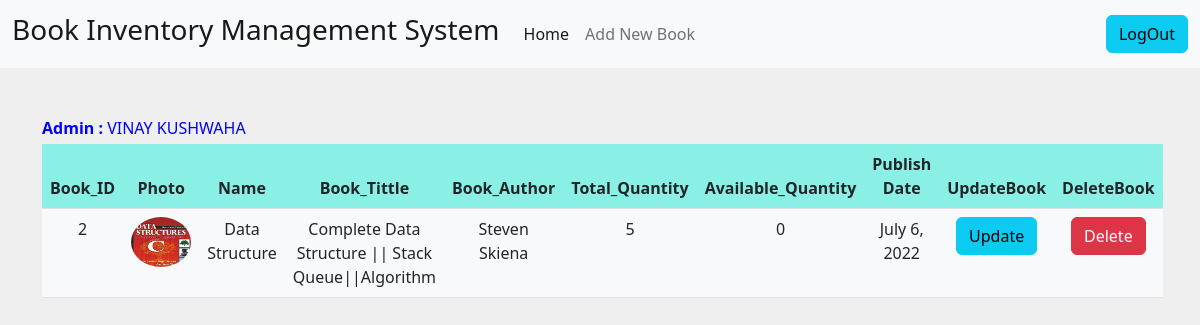
/outstock/ (signed in), run on the app's committed database.
### account/models.py (models this page shows, shortened)
class User(AbstractBaseUser,PermissionsMixin):
    name=models.CharField(max_length=50,null=True,blank=True)
    email=models.EmailField(max_length=50,unique=True,blank=False,null=False)
    mobile=models.CharField(max_length=10,blank=True,null=True)
    status = models.BooleanField(default=True)
    is_staff = models.BooleanField(default=False)
    is_active = models.BooleanField(default=True)
    USERNAME_FIELD = 'email'
    REQUIRED_FIELDS = []
    objects = CustomerUserManager()

class Book(models.Model):
    book_name = models.CharField(max_length=100,blank=True,null=True)
    book_photo = models.ImageField(upload_to='image/',blank=True, null=True)
    book_title = models.CharField(max_length=300,blank=True,null=True)
    book_author = models.CharField(max_length=100,blank=False, null=False)
    publish_date = models.DateField(default=datetime.date.today())
    total_quantity = models.BigIntegerField()
    available_quantity = models.BigIntegerField(blank=True,null=True)

### account/views.py (the view)
# urls.py: path("outstock/", library_OutStock, name="outstock"),
def library_OutStock(request):
    if request.user.is_authenticated:
        data = Book.objects.filter(available_quantity__lte=0)
        return render(request,'account/listout.html',{'data':data})
    else:
        return HttpResponse("<h2>Only Authenticated OutStock Store Book</h2><a href='/store'>back to home</a>")

### account/templates/account/listout.html (shortened to what this page needs)
{% extends 'account/base.html' %}
{% block body %}
<nav class="navbar navbar-expand-lg navbar-light bg-light">
    <div class="container-fluid">
      <a class="navbar-brand" href="#"><h3>Book Inventory Management System</h3></a>
      <div class="collapse navbar-collapse" id="navbarSupportedContent">
        <ul class="navbar-nav me-auto mb-2 mb-lg-0">
          <li class="nav-item">
            <a class="nav-link active" aria-current="page" href="{% url 'store'%}">Home</a>
          </li>
          <li class="nav-item">
            <a class="nav-link" href="{% url 'addbook' %}">Add New Book</a>
          </li>
        </ul>
        <a class="nav-link" href="{% url 'logout'%}"><button class=" btn btn-info ms-5">LogOut</button></a>
      </div>
    </div>
  </nav>
<div class="container mt-5">
    <table class="table bg-light">
        <label class=" mb-1 table table-hover" style='color:blue;'><b>Admin : </b>{{request.user.name}}</label>
        <thead style="background-color:rgba(65, 235, 215, 0.6);">
            <tr class="text-center">
                <Th>Book_ID</Th>
                <Th>Photo</Th>
                <Th>Name</Th>
                <Th>Book_Tittle</Th>
                <Th>Book_Author</Th>
                <Th>Total_Quantity</Th>
                <Th>Available_Quantity</Th>
                <Th>Publish Date</Th>
                <th>UpdateBook</th>
                <th>DeleteBook</th>
            </tr>
        </thead>
            {% for i in data %}
            <tr class='text-center'>
                <td>{{i.id}}</td>
                <td><img src="/media/{{i.book_photo}}" class="rounded-circle" alt="love" height="50px" width="60px"></td>
                <td>{{i.book_name}}</td>
                <td>{{i.book_title}}</td>
                <td>{{i.book_author}}</td>
                <td>{{i.total_quantity}}</td>
                <td>{{i.available_quantity}}</td>
                <td>{{i.publish_date}}</td>
                <td>
                    <a href="/update/{{i.id}}/"><button class="btn btn-info">Update</button></a>
                </td>
                <td>
                    <a href="/delete/{{i.id}}/"><button class="btn btn-danger">Delete</button></a>
                </td>
            </tr>
            {% empty %}
            <div class="footer "><h2 class="text-center">No any Book Now OutOfStock</h2></div>
            {% endfor %}
    </table>
</div>
{% endblock  %}

### data on the page
User: user.name "VINAY KUSHWAHA"
Book: id "2", book_photo (picture), book_name "Data Structure", book_title "Complete Data Structure || Stack Queue||Algorithm", book_author "Steven Skiena", total_quantity "5", available_quantity "0", publish_date "July 6, 2022"
